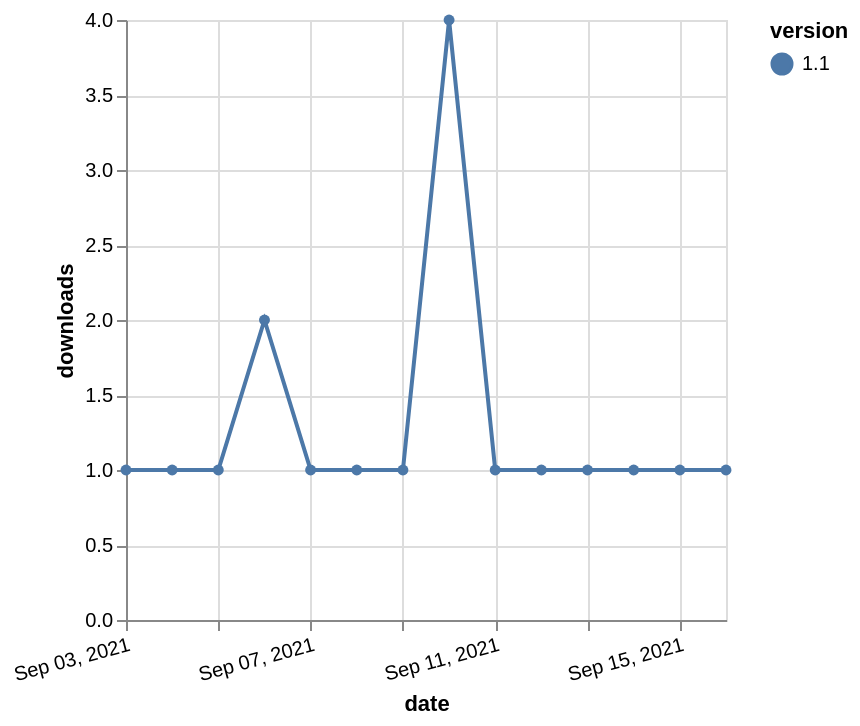

Specify this chart in Vega-Lite:
### Vega-Lite specification from a JSON file in a GitHub repository (floating-point values rounded to 4 significant figures)
{"$schema": "https://vega.github.io/schema/vega-lite/v5.json", "description": "A simple bar chart with embedded data.", "data": {"values": [{"date": "2021-09-03", "total": 227, "delta": 1, "version": "1.1"}, {"date": "2021-09-04", "total": 228, "delta": 1, "version": "1.1"}, {"date": "2021-09-05", "total": 229, "delta": 1, "version": "1.1"}, {"date": "2021-09-06", "total": 231, "delta": 2, "version": "1.1"}, {"date": "2021-09-07", "total": 232, "delta": 1, "version": "1.1"}, {"date": "2021-09-08", "total": 233, "delta": 1, "version": "1.1"}, {"date": "2021-09-09", "total": 234, "delta": 1, "version": "1.1"}, {"date": "2021-09-10", "total": 238, "delta": 4, "version": "1.1"}, {"date": "2021-09-11", "total": 239, "delta": 1, "version": "1.1"}, {"date": "2021-09-12", "total": 240, "delta": 1, "version": "1.1"}, {"date": "2021-09-13", "total": 241, "delta": 1, "version": "1.1"}, {"date": "2021-09-14", "total": 242, "delta": 1, "version": "1.1"}, {"date": "2021-09-15", "total": 243, "delta": 1, "version": "1.1"}, {"date": "2021-09-16", "total": 244, "delta": 1, "version": "1.1"}]}, "width": "container", "mark": {"type": "line", "point": {"filled": true}}, "encoding": {"x": {"field": "date", "type": "temporal", "timeUnit": "yearmonthdate", "title": "date", "axis": {"labelAngle": -15}}, "y": {"field": "delta", "type": "quantitative", "title": "downloads"}, "color": {"field": "version", "type": "nominal"}, "tooltip": {"field": "delta"}}}
